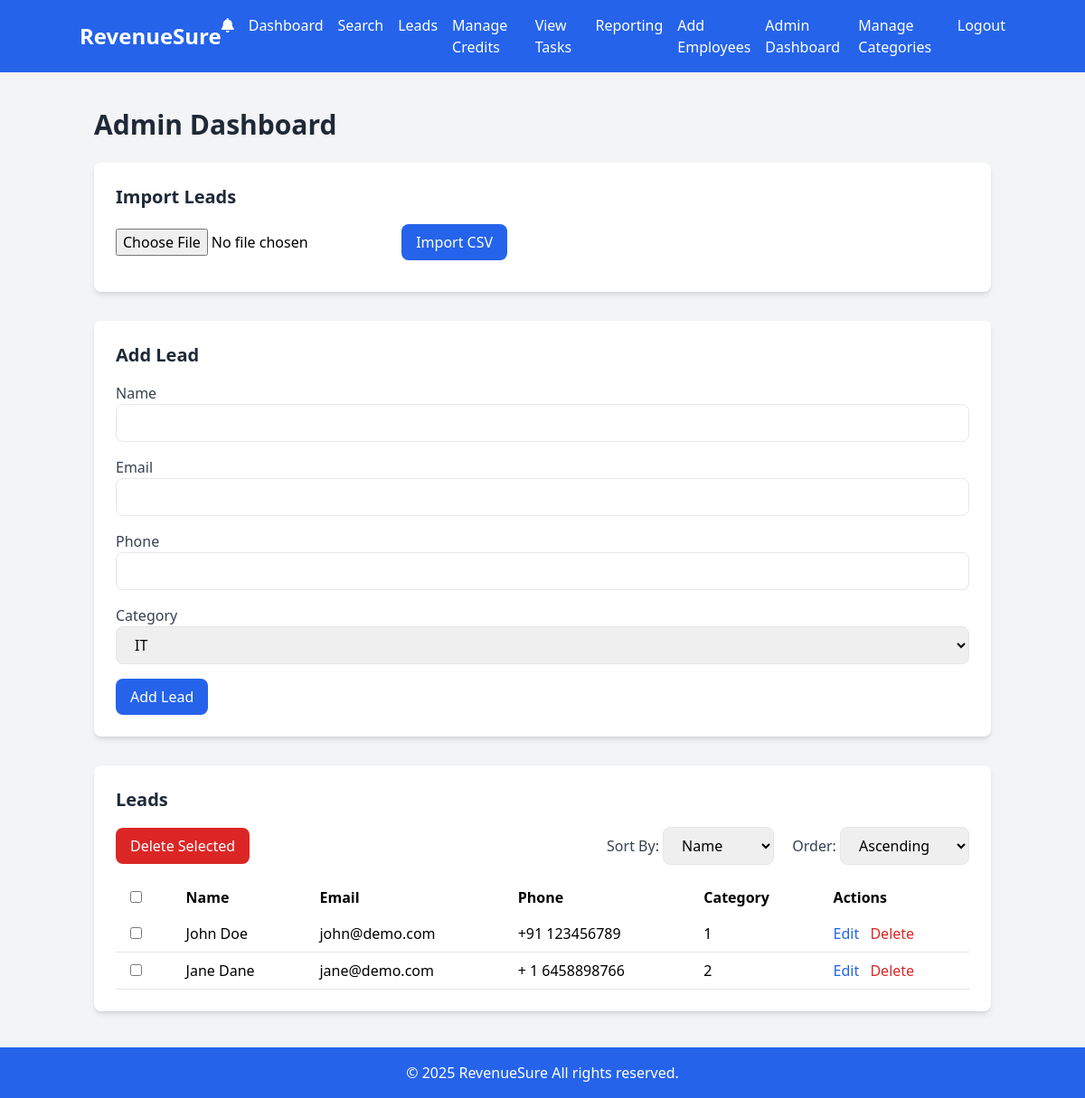
Before: /admin_dashboard.php (signed in) with the older database file.
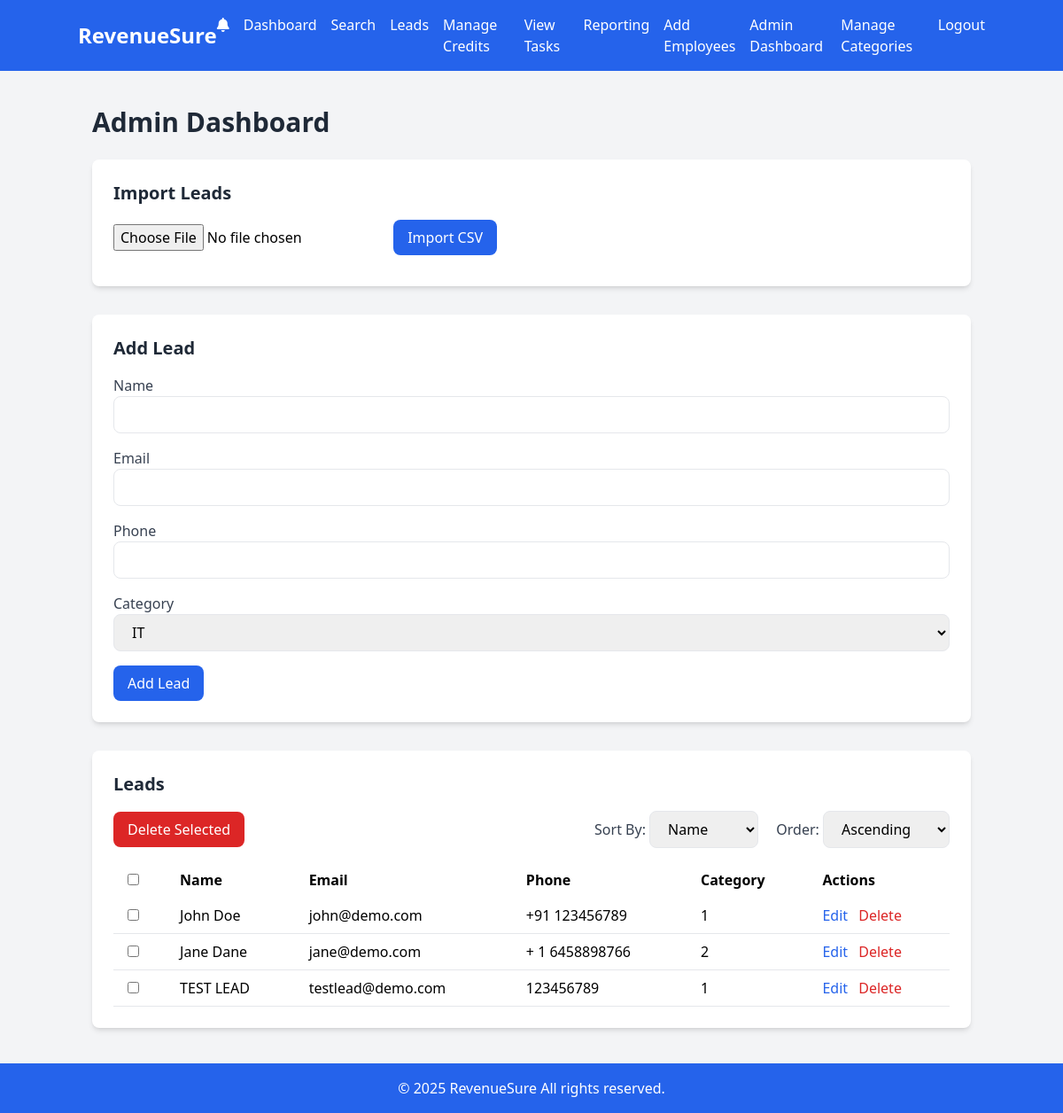
After: the same page with the newer database file.
### tables this page shows
CREATE TABLE `leads` (
  `id` int(11) NOT NULL,
  `name` varchar(100) NOT NULL,
  `phone` varchar(20) DEFAULT NULL,
  `email` varchar(100) DEFAULT NULL,
  `category_id` int(11) DEFAULT NULL,
  `created_at` timestamp NOT NULL DEFAULT current_timestamp(),
  `status` enum('New','Contacted','Converted') DEFAULT 'New',
  `city` varchar(100) DEFAULT NULL,
  `state` varchar(100) DEFAULT NULL,
  `country` varchar(100) DEFAULT NULL,
  `source` varchar(100) DEFAULT 'Website',
  `assigned_to` int(11) DEFAULT NULL
);

### admin_dashboard.php (the view, shortened to what the changed rows need)
<?php
require 'db.php';
$sort_by = isset($_GET['sort_by']) ? $_GET['sort_by'] : 'id';
$order = isset($_GET['order']) ? $_GET['order'] : 'ASC';
$stmt = $conn->prepare("SELECT * FROM leads ORDER BY $sort_by $order");
$stmt->execute();
$leads = $stmt->fetchAll(PDO::FETCH_ASSOC);
require 'header.php';
?>
        <h1 class="text-3xl font-bold text-gray-800 mb-6">Admin Dashboard</h1>
        <div class="bg-white p-6 rounded-lg shadow-md mb-8">
            <h2 class="text-xl font-bold text-gray-800 mb-4">Import Leads</h2>
        </div>
        <div class="bg-white p-6 rounded-lg shadow-md mb-8">
            <h2 class="text-xl font-bold text-gray-800 mb-4">Add Lead</h2>
        </div>
        <div class="bg-white p-6 rounded-lg shadow-md">
            <h2 class="text-xl font-bold text-gray-800 mb-4">Leads</h2>
            <form method="POST" action="">
                <table class="w-full text-left">
                    <thead>
                        <tr>
                            <th class="px-4 py-2"><input type="checkbox" id="select_all"></th>
                            <th class="px-4 py-2">Name</th>
                            <th class="px-4 py-2">Email</th>
                            <th class="px-4 py-2">Phone</th>
                            <th class="px-4 py-2">Category</th>
                            <th class="px-4 py-2">Actions</th>
                        </tr>
                    </thead>
                    <tbody>
                        <?php foreach ($leads as $lead): ?>
                            <tr class="border-b">
                                <td class="px-4 py-2"><input type="checkbox" name="selected_leads[]" value="<?php echo $lead['id']; ?>"></td>
                                <td class="px-4 py-2"><?php echo $lead['name']; ?></td>
                                <td class="px-4 py-2"><?php echo $lead['email']; ?></td>
                                <td class="px-4 py-2"><?php echo $lead['phone']; ?></td>
                                <td class="px-4 py-2"><?php echo $lead['category_id']; ?></td>
                                <td class="px-4 py-2">
                                    <a href="edit_lead.php?id=<?php echo $lead['id']; ?>" class="text-blue-600 hover:underline">Edit</a>
                                    <a href="delete_lead.php?id=<?php echo $lead['id']; ?>" class="text-red-600 hover:underline ml-2">Delete</a>
                                </td>
                            </tr>
                        <?php endforeach; ?>
                    </tbody>
                </table>
            </form>
        </div>
    </div>
<?php
require 'footer.php';
?>

Changed rows visible on the page:
added leads: name "TEST LEAD", email "testlead@demo.com", phone "123456789", category "1"
